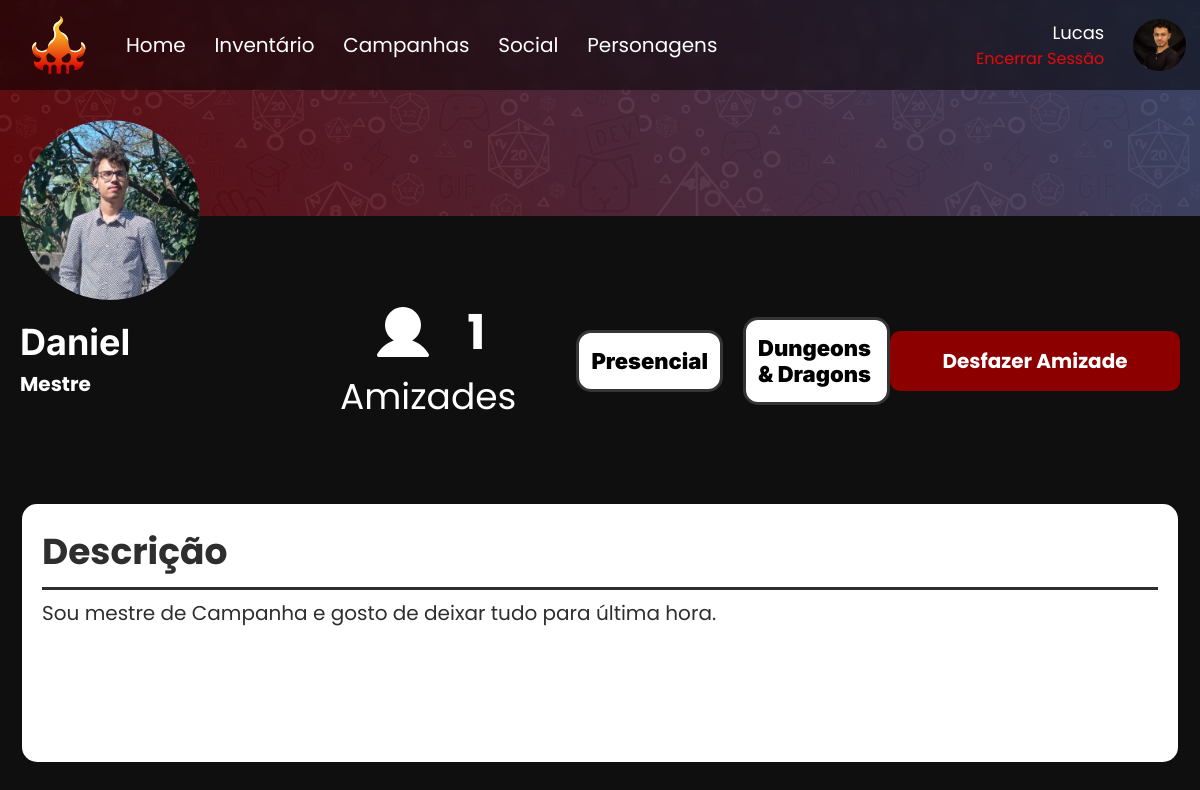
/usuario/daniel/ (signed in), run on the app's committed database.
### home/models.py (models this page shows, shortened)
class Perfil(models.Model):
    nomePerfil = models.ForeignKey(User, on_delete=models.CASCADE)
    slug = models.SlugField(User, unique=True)
    SESSION_CHOICES = (
        ('Online', 'Online'),
        ('Presencial', 'Presencial'),
    )
    PLAYER_TYPE_CHOICES = (
        ('Mestre', 'Mestre'),
        ('Jogador', 'Jogador'),
        ('Ambos', 'Ambos'),
    )
    RPG_SYSTEM_CHOICES = (
        ('Dungeons & Dragons', 'Dungeons & Dragons'),
        ('Tormenta20', 'Tormenta20'),
        ('Ordem Paranormal', 'Ordem Paranormal'),
        ('Call of Cthulhu', 'Call of Cthulhu'),
        ('Outros', 'Outros'),
    )
    fotoConta = models.ImageField(upload_to='images/profilePictures')
    tipo_sessao = models.CharField(max_length=20, choices=SESSION_CHOICES, null=True)
    tipo_player = models.CharField(max_length=20, choices=PLAYER_TYPE_CHOICES, null=True)
    descricao = models.TextField(max_length=256, null=True)
    sistema_rpg = models.CharField(max_length=20, choices=RPG_SYSTEM_CHOICES, null=True)
    idade = models.IntegerField(null=True)

### home/views.py (the view)
# urls.py: path('usuario/<slug:perfil_slug>/', views.exibir_perfil, name='exibir_perfil'),
@login_required
def exibir_perfil(request, perfil_slug):
    perfil = get_object_or_404(Perfil, slug=perfil_slug)
    is_self = perfil.nomePerfil == request.user
    is_amigo = not is_self and Amigo.objects.filter(usuario=request.user, amigo=perfil.nomePerfil).exists()
    fotoConta = Perfil.objects.get(nomePerfil=request.user).fotoConta
    solicitacao_pendente = None
    quantidade_amigos = Amigo.objects.filter(usuario=perfil.nomePerfil.id).count()
    if not is_self:
        solicitacao_pendente = SolicitacaoAmizade.objects.filter(de_usuario=request.user, para_usuario=perfil.nomePerfil, aceita=False).first()
    return render(request, 'principal/exibir_perfil.html', {'perfil': perfil, 'is_amigo': is_amigo, 'is_self': is_self, 'solicitacao_pendente': solicitacao_pendente, 'quantidade_amigos':quantidade_amigos, 'fotoConta': fotoConta})

### home/templates/principal/exibir_perfil.html (shortened to what this page needs)
{% extends "principal/base.html" %}
{% load static %}
{% block head %}
<link rel="stylesheet" href="{% static "css/perfil.css" %}" />
{% endblock %}
{% block conteudo %}
<div class="flex-column user-body">
  <div class="user-header flex-column">
    <div class="header-banner">
      <div class="background-image flex">
      </div>
    </div>
    <div class="banner-title flex">
      <div class="icon-name flex-column">
        {% if perfil.fotoConta == 'Indefinido' %}
          <img class="user-icon" alt="Foto do usuário {{ perfil.nomePerfil.username }}"  src="{% static "img/Ain.png" %}" />
        {% else %}
          <img class="user-icon" alt="Foto do usuário {{ perfil.nomePerfil.username }}"  src="{{ perfil.fotoConta.url }}" />
        {% endif %}
        <h4 class="nome">{{ perfil.nomePerfil.username }}</h4>
        {% if perfil.tipo_player == "Ambos" %}
          <p>Mestre / Jogador</p>
        {% else %}
          <p>{{ perfil.tipo_player }}</p>
        {% endif %}
      </div>
      <div class="header-desc flex">
        <div class="tag-box flex">
          <div class="amizades">
            <a href="{% url 'listar_amigos_usuario' perfil.nomePerfil.id %}">
              <div class="flex">
                <img src="{% static "img/public/Friends.svg" %}" alt="">
                <h3>{{ quantidade_amigos }}</h3>
              </div>
              <h4>Amizades</h4>
            </a>
          </div>
          <div class="tags flex">
            <div class="tag">
              <p>{{ perfil.tipo_sessao }}</p>
            </div>
            <div class="tag">
              <p>{{ perfil.sistema_rpg }}</p>
            </div>
          </div>
        </div>
        <div style="justify-content: center" class="buttons flex-column">
          {% if not is_self %}
              {% if is_amigo %}
                <button onclick="window.location.href = '{% url 'remover_amigo' perfil.nomePerfil.id %}';">
                  <p>Desfazer Amizade</p>
                </button>
              {% endif %}
          {% endif %}
        </div>
      </div>
    </div>
  </div>
  <div class="bio flex-column">
    <h4>Descrição</h4>
    <div class="horizontal-row"></div>
    <p class="desc-text">
      {{ perfil.descricao }}
    </p>
  </div>
  </div>
{% endblock %}

### home/templates/includes/navbar.html
{% load static %}
<nav class="flex">
    <img id="Logo-Ain" src="{% static "img/icons/Logo-Ain.svg" %}" alt="">
    <div class="nav-buttons flex">
        <div class="flex">
          <p><a href="{% url 'index' %}">Home</a></p>
          <p><a href="{% url 'inventarioRedirect' %}">Inventário</a></p>
          <p><a href="{% url 'buscarmesa' %}">Campanhas</a></p>
          <p><a href="{% url 'listar_amigos' %}">Social</a></p>
          <p><a href="{% url 'meus_personagens' %}">Personagens</a></p>
        </div>
          <div class="logout flex">
            <div class="username flex-column">
              <p>{{ user }}</p>
              <p><a href="{% url 'account_logout' %}">Encerrar Sessão</a></p>
            </div>
            {% if fotoConta != "Indefinido" %}
              <a class="user-icon flex" style="cursor: pointer;" href="{% url 'usuario' %}">
                <img style="border-radius: 100%;" class="navbar-icon" alt="" id="sla" src="{{ fotoConta.url }}" />
              </a>
            {% else %}
                <a class="user-icon flex" style="all: unset; cursor: pointer;" href="{% url 'usuario' %}">
                  <img style="border-radius: 100%;" class="navbar-icon" alt="" src="{% static "img/ain.png" %}" />
                </a>
            {% endif %}
          </div>
    </div>
  </nav>

### static/css/navbar.css (style rules this page uses)
nav { background-color: #0000007e; backdrop-filter: blur(5px); width: 100%; padding: 1rem 0; position: absolute; z-index: 5; }
nav #Logo-Ain { padding-left: 2rem; }
nav .nav-buttons { text-align: center; align-items: center; padding-left: 40px; justify-content: space-between; width: 100%; }
.nav-buttons > .flex { gap: 1.8rem; }
.logout { margin-right: 1rem; }
nav .nav-buttons p { font-size: var(--text-20); }
nav .nav-buttons a { text-decoration: none; color: white; }
nav .nav-buttons .username p { text-align: end; }
nav .nav-buttons .username p:nth-child(1) { font-size: 18px; width: 20rem; }
nav .nav-buttons .username p:nth-child(2) { font-size: 12px; color: #E70909; }
nav .nav-buttons .username p a { font-size: 16px; color: #E70909; }
nav .user-icon { width: 51px; }
nav .user-icon img { width: 3.5rem; height: 3.3rem; }

### static/css/global.css (style rules this page uses)
* { margin: 0; }
a { text-decoration: none; color: white; }
body { margin: 0; line-height: normal; background-color: #0f0f0f; }
.flex { display: flex; }
.flex-column { display: flex; flex-direction: column; }
body { margin: 0; overflow-x: hidden; }
button { all: initial; }
:root { --staat: "Staatliches"; --poppins: "Poppins"; --pt: "PT Serif"; --Inter: "Inter"; --Alata: "Alata"; --title-82: 82px; --title-64: 64px; --title-48: 48px; --subtitle-36: 36px; --subtitle-25: 25px; --text-20: 20px; --logo: 32px; --red1: #8C0000; --red2: #A8233C; --darkned: #380E17; --gradient: linear-gradient(#380E17, #8C0000); --background1: black; --background2: #1B1D2B; --background-gradient: linear-gradient(, #000000, #5B5C84); }
h3 { font-size: var(--title-48); }
h4 { font-size: var(--subtitle-36); }
p, h3, h4 { margin-bottom: 0 !important; font-family: var(--poppins); color: white; }

### static/css/perfil.css (style rules this page uses)
body { background-color: #0F0F0F; display: flex; flex-direction: column; }
.user-body { gap: 2rem; }
.user-header { margin-bottom: 3rem; }
.background-image { height: 18vw; justify-content: space-between; align-items: start; }
.banner-title { position: absolute; margin-top: 10%; width: 100%; align-items: end; justify-content: space-around; height: 38%; }
.icon-name { gap: 5px; align-self: start; }
.icon-name .user-icon { width: 15vw; height: 15vw; border-radius: 122px;margin-bottom: 15px; }
.icon-name > h4 { font-family: var(--Inter); text-transform: capitalize; width: 280px; display: -webkit-box; -webkit-line-clamp: 3; -webkit-box-orient: vertical; overflow: hidden; }
.icon-name p { font-size: 20px; font-weight: bold; }
.header-desc { width: 70%; justify-content: space-between; }
.tag-box { gap: 60px; }
.amizades a > h4 { font-weight: normal; }
.amizades a > div { justify-content: center; align-items: center; gap: 2rem; }
.tags { align-items: center; gap: 20px; }
.tag { background-color: white; border: 3px solid #353535; border-radius: 15px; padding: 15px 12px; }
.tag p { color: black; font-family: var(--Inter); font-weight: 900; font-size: 22px; }
.buttons { align-items: center; gap: 20px; }
.buttons button { background-color: var(--red1); border-radius: 10px; padding: 15px 20px; font-weight: bold; font-size: 20px; width: 250px; text-align: center; cursor: pointer; align-items: center; justify-content: center; gap: 2rem; }
.bio { margin-top: 13rem; width: 93%; align-self: center; background-color: white; border-radius: 15px; padding: 20px; gap: 8px; margin-bottom: 2rem; }
.bio > * { color: #2F2E2E; }
.bio > .horizontal-row { height: 3px; width: 100%; background-color: #2F2E2E; }
.bio p { width: 100%; display: -webkit-box; -webkit-line-clamp: 5; -webkit-box-orient: vertical; overflow: hidden; height: 9rem; font-size: 20px; text-align: justify; }

### data on the page
Perfil: fotoConta (picture), nomePerfil.username "Daniel", tipo_player "Mestre", tipo_sessao "Presencial", sistema_rpg "Dungeons & Dragons", descricao "Sou mestre de Campanha e gosto de deixar tudo para última hora."

### other printed values
{{ user }} "Lucas"
{{ quantidade_amigos }} "1"
